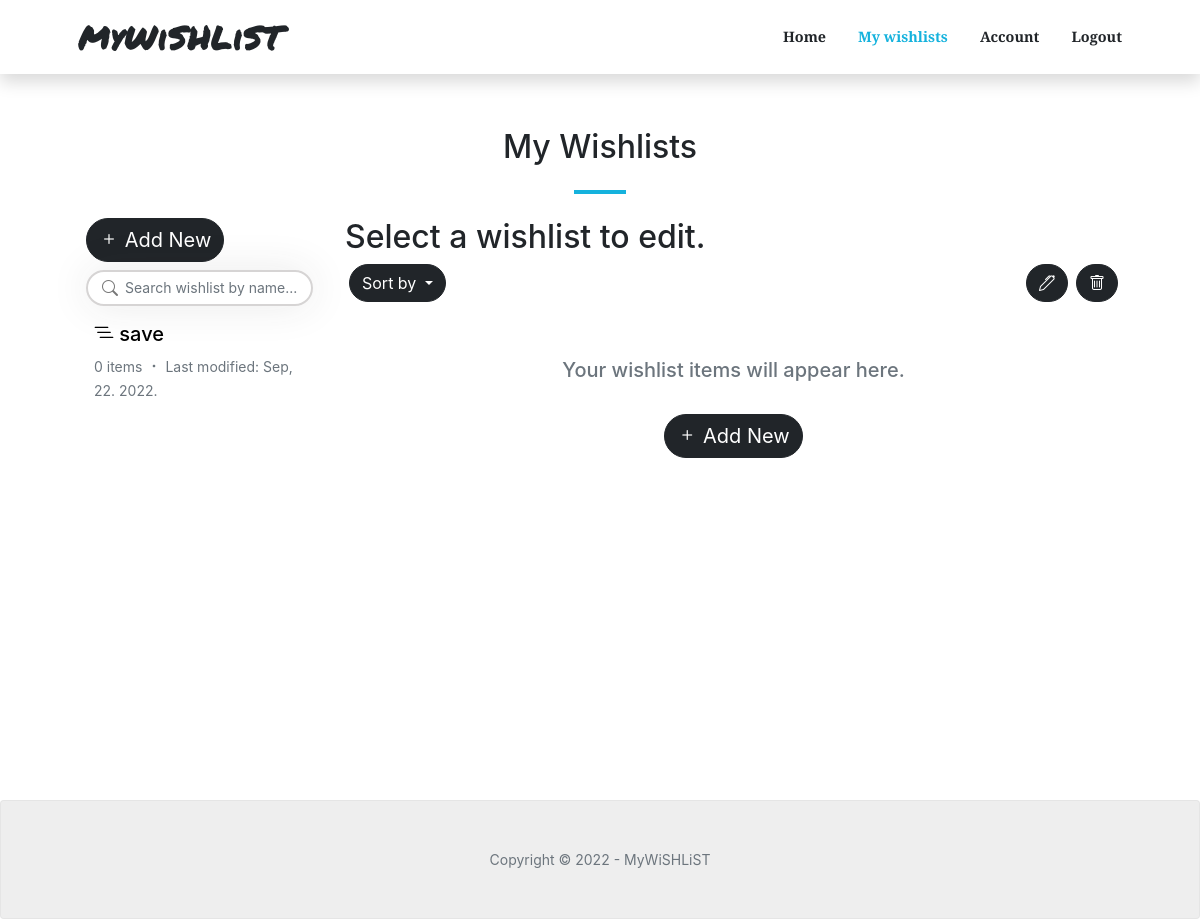
Page /wishlists/ (signed in) on the earlier database version.
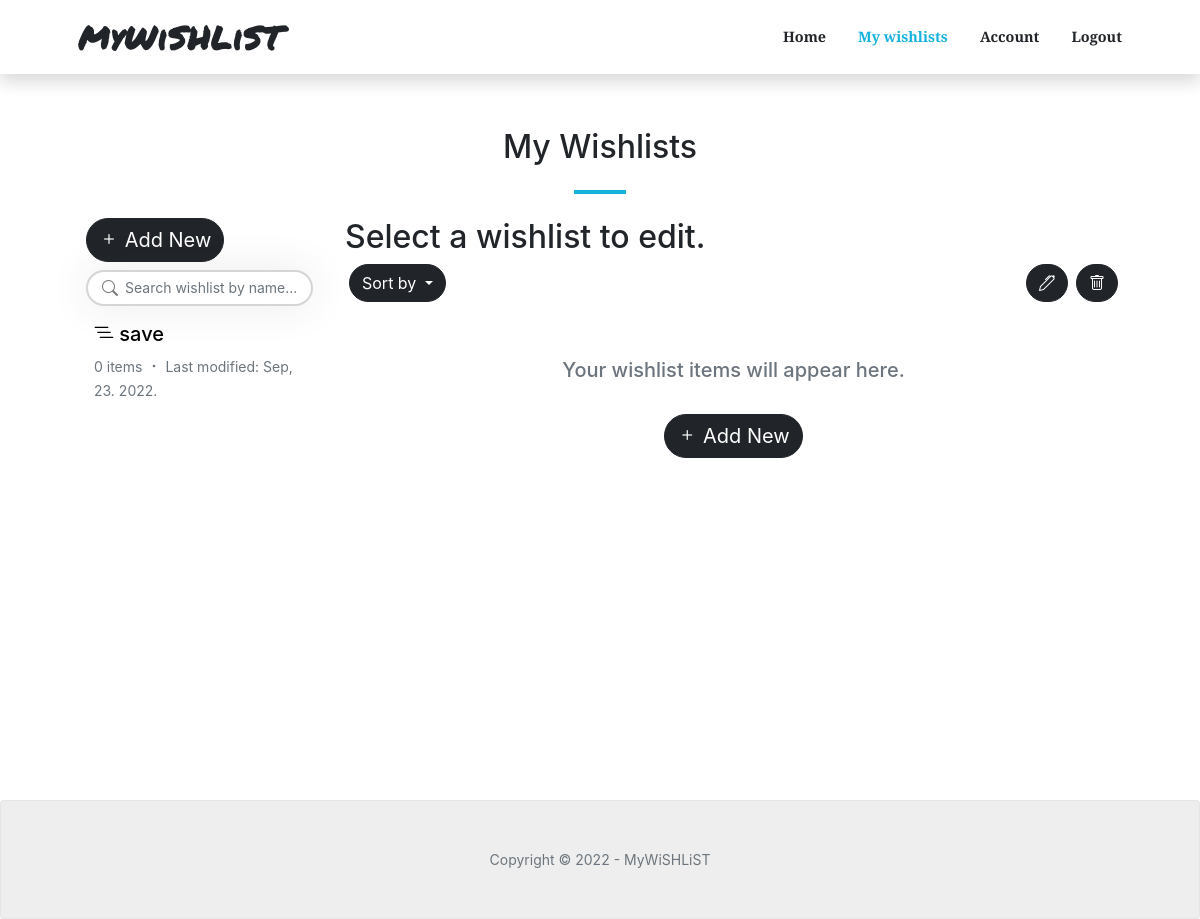
Same page on the later database version.
### wishlists/models.py (models this page shows, shortened)
class Wishlist(models.Model):
    class PriorityChoices(models.IntegerChoices):
        low = 1, _('Low')
        medium = 3, _('Medium')
        high = 5, _('High')
    id = models.UUIDField(default=uuid.uuid4, unique=True, primary_key=True, editable=False)
    owner = models.ForeignKey(Account, null=True, blank=True, on_delete=models.CASCADE)
    title = models.CharField(max_length=200)
    priority = models.IntegerField(choices=PriorityChoices.choices, default=PriorityChoices.low)
    created = models.DateTimeField(auto_now_add=True)
    modified = models.DateTimeField(auto_now=True)
    class Meta:
        ordering = ['-modified']
    @property
    def total_products(self):
        try:
            products = self.product_set.all()
            return products.count()
        except AttributeError:
            return 0

### wishlists/views.py (the view)
# urls.py: path('wishlists/', views.get_all_wishlists, name="wishlists"),
@login_required(login_url="login")
def get_all_wishlists(request):
    account = request.user.account
    wishlists = account.wishlist_set.all()
    text_message = ''
    search_query = ''
    if not wishlists:
        text_message = "You don't have any wishlists."
    if request.GET.get('search_query'):
        search_query = request.GET.get('search_query')
        wishlists = account.wishlist_set.filter(title__icontains=search_query)
        if not wishlists:
            text_message = "No wishlists found."
    custom_range, wishlists = paginateWishlists(request, wishlists, 10)
    context = {
        'wishlists': wishlists,
        'search_query': search_query,
        'text_message': text_message,
        'custom_range': custom_range,
        }
    return render(request, 'wishlists/wishlists.html', context)

### wishlists/utils.py (called while the page is built)
def paginateWishlists(request, wishlists, results):
    page = request.GET.get('page')
    paginator = Paginator(wishlists, results)
    try:
        wishlists = paginator.page(page)
    except PageNotAnInteger:
        page = 1
        wishlists = paginator.page(page)
    except EmptyPage:
        page = paginator.num_pages
        wishlists = paginator.page(page)
    leftIndex = (int(page) - 2)
    if leftIndex < 1:
        leftIndex = 1
    rightIndex = (int(page) + 3)
    if rightIndex > paginator.num_pages:
        rightIndex = paginator.num_pages + 1
    custom_range = range(leftIndex, rightIndex)
    return custom_range, wishlists

### wishlists/templates/wishlists/wishlists.html (shortened to what this page needs)
{% extends 'main.html' %}
{% block content %}
<section class="page-section" id="single-wishlist">
    <div class="container-custom px-4 px-lg-5">
        <h2 class="text-center">My Wishlists</h2>
        <hr class="divider" />
        <div class="row">
            <div class="col-lg-3">
                <div class="px-2 mb-2">
                    <a href="{% url 'create-wishlist' %}"><button class="btn btn-dark fs-5"><i class="bi bi-plus"></i> Add New</button></a>
                </div>
                <form id="searchForm" action="{% url 'wishlists' %}" method="GET">
                    <div class="row d-flex align-items-center px-2 mb-2">
                        <div class="col-md-12">
                            <div class="search">
                                <button type="submit" class="btn bi bi-search"></button>
                                <input type="text" class="form-control fs-7" name="search_query" value="{{search_query}}" placeholder="Search wishlist by name...">
                            </div>
                        </div>
                    </div>
                </form>
                <div class="px-2">
                    {% if wishlists %}
                    {% for wishlist in wishlists %}
                    <a href="{% url 'wishlist' wishlist.id %}">
                        <div class="p-2 mb-2 card-custom">
                            <h5 class="text-truncate text-black"><i class="bi-list-nested"></i> {{wishlist.title}}</h5>
                            <p class="text-muted mb-0 fs-7 d-inline">{{wishlist.total_products}} item{{wishlist.total_products|pluralize:"s"}}</p>
                            <p class="text-muted mb-0 fs-7 d-inline"><i class="bi bi-dot"></i></p>
                            <p class="text-muted mb-0 fs-7 d-inline">Last modified: {{wishlist.modified|date:"M, d. Y." }}</p>
                        </div>
                    </a>
                    {% endfor %}
                    {% else %}
                    <h6 class="text-muted pt-2 ps-1">{{text_message}}</h6>
                    {% endif %}
                </div>
            </div>
            <div class="col-lg-9">
                <div class="row">
                    <div class="col-9">
                        <h2>Select a wishlist to edit.</h2>
                    </div>
                    <div class="pb-5">
                    <div class="dropdown d-inline float-start mx-1">
                        <button class="btn btn-dark dropdown-toggle" type="button" id="dropdownMenuButton1" data-bs-toggle="dropdown" aria-expanded="false">
                          Sort by
                        </button>
                      </div>
                        <button class="btn btn-dark d-inline float-end mx-1"><i class="bi bi-trash"></i></button>
                        <button class="btn btn-dark d-inline float-end mx-1"><i class="bi bi-pen"></i></button>
                    </div>
                    <div class="p-2 d-flex justify-content-center">
                        <h5 class="text-muted">Your wishlist items will appear here.</h5>
                    </div>
                    <div class="d-flex justify-content-center py-3">
                        <a href="{% url 'create-wishlist' %}"><button class="btn btn-dark fs-5"><i class="bi bi-plus"></i> Add New</button></a>
                    </div>
                </div>
            </div>
        </div>
    </div>
</section>
{% endblock %}

Differences in the rows shown:
changed Wishlist "save": modified "Sep, 22. 2022." → "Sep, 23. 2022."
